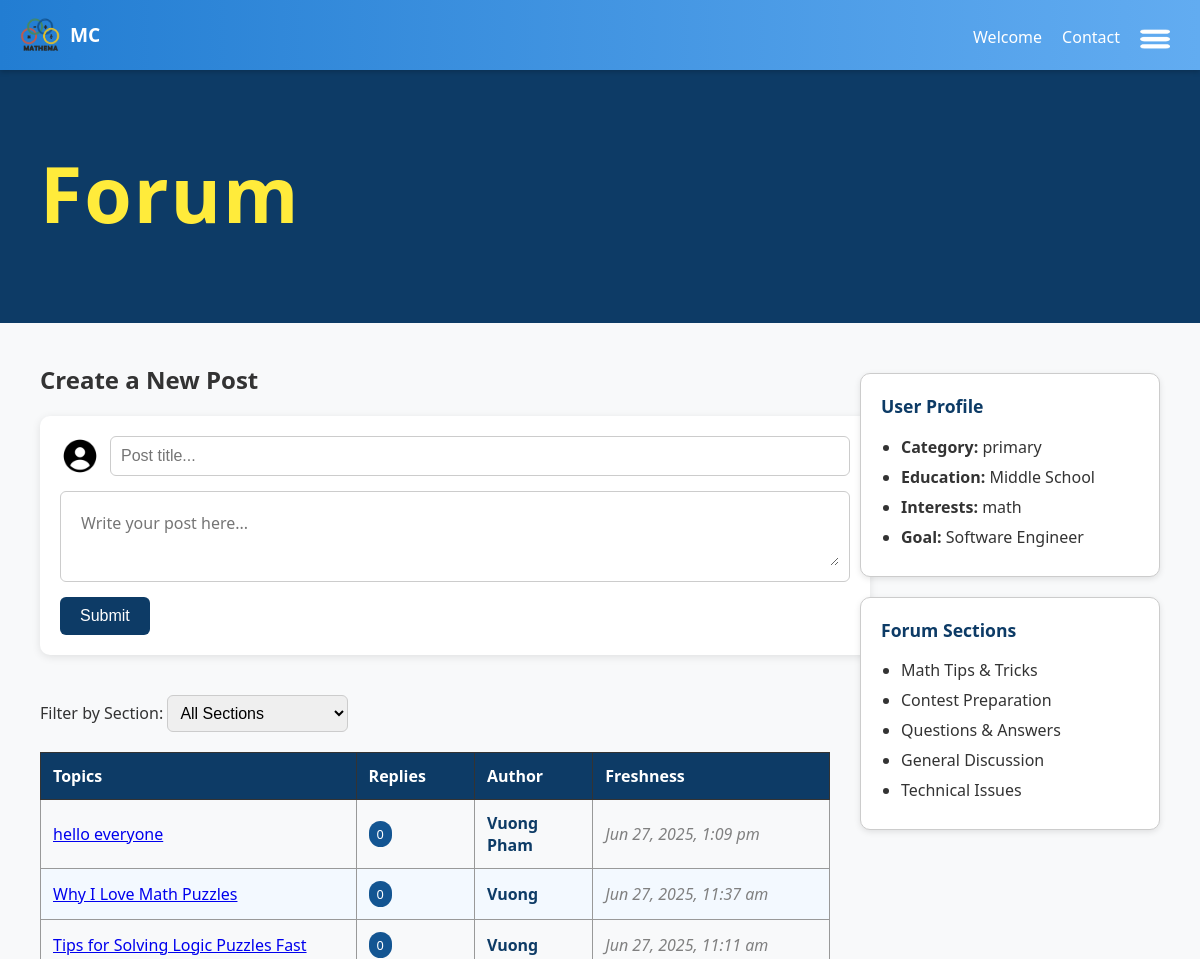
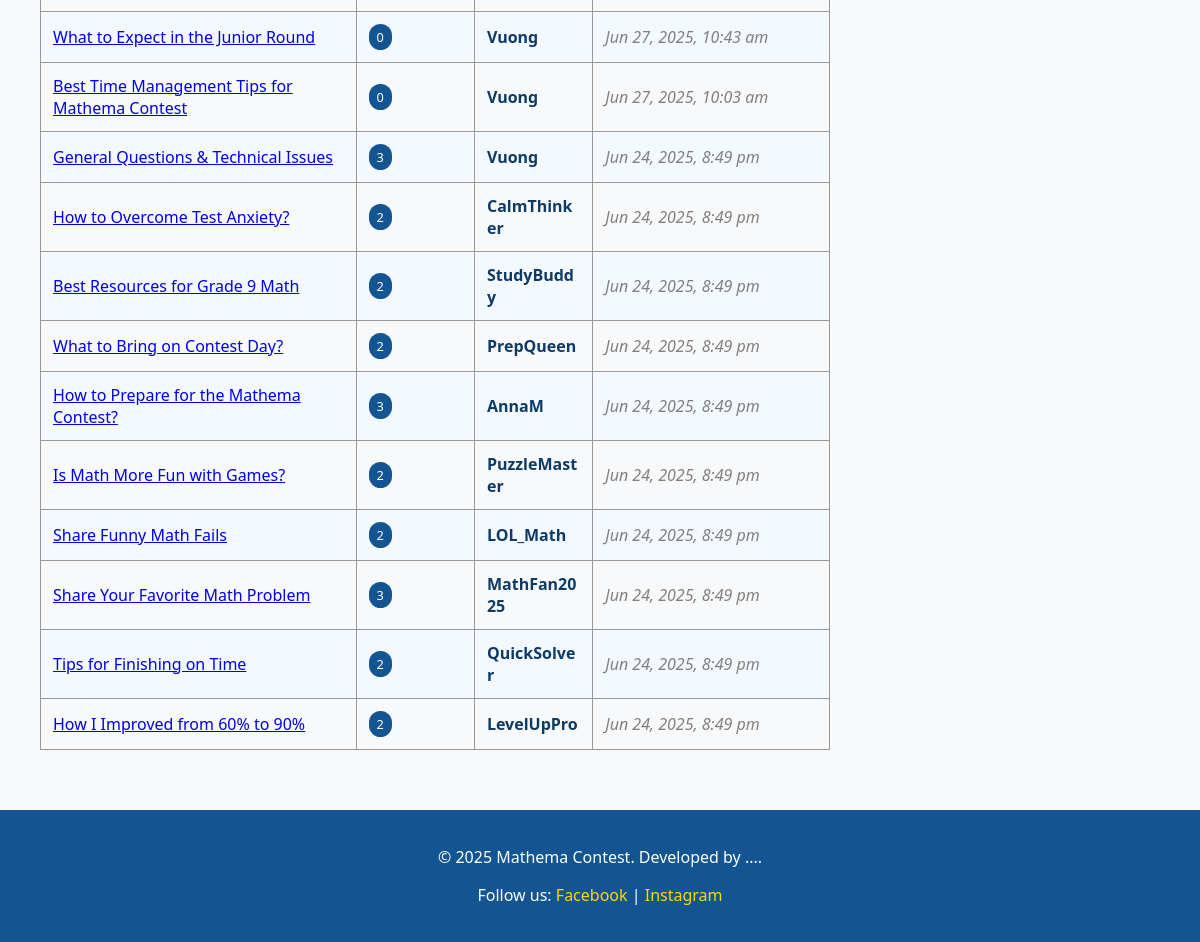
/Forum/forum.php (signed in), run on the app's committed database (2 pictures, top to bottom).
### tables this page shows
CREATE TABLE `topics` (
  `id` int(11) NOT NULL,
  `title` varchar(255) NOT NULL,
  `author` varchar(100) NOT NULL,
  `category` varchar(100) DEFAULT NULL,
  `created_at` datetime DEFAULT CURRENT_TIMESTAMP,
  `description` text
);

CREATE TABLE `user_profiles` (
  `id` int(11) NOT NULL,
  `user_id` int(11) NOT NULL,
  `education` varchar(255) DEFAULT NULL,
  `interests` text,
  `goals` text,
  `created_at` datetime DEFAULT CURRENT_TIMESTAMP,
  `category` varchar(50) DEFAULT NULL
);

### Forum/forum.php (the view, shortened to what this page needs)
<!DOCTYPE html>
<?php
require_once "pdo.php";
?>
<html lang="en">
<head>
  <link rel="stylesheet" href="css/forumCSS.css" />
  <link rel="stylesheet" href="css/headerStyle.css" />
</head>
<body>
  <header>
    <div class="leftSide">
      <div class="logo">
        <a href="index.html">
          <img class="logoImg" src="images/logo.png" alt="Logo"> MC
        </a>
      </div>
    </div>
    <div class="rightSide">
      <nav>
        <ul class="navList">
          <li class="navigateEle"><a href="welcome.html">Welcome</a></li>
          <li class="navigateEle"><a href="contact.html">Contact</a></li>
          <li class="dropdown">
            <img src="images/more.png" alt="More Menu">
          </li>
        </ul>
      </nav>
    </div>
  </header>
    <div class="forumBoard">
      <h1>Forum</h1>
    </div>
  <main>
    <div class="forumLayout">
      <div class="leftContent">
        <section>
          <h2>Create a New Post</h2>
          <form action="submit-topic.php" method="POST" class="postDiv">
            <div class="avatarAndTitle">
              <img src="images/avatar.png" alt="User Avatar" />
              <input type="text" name="title" placeholder="Post title..." required />
            </div>
            <div class="postContent">
              <textarea name="message" placeholder="Write your post here..." required></textarea>
            </div>
            <button type="submit">Submit</button>
          </form>
        </section>
        <section class="postTable">
          <label for="filter">Filter by Section:</label>
          <select id="filter" class="categoryFilter">
            <option value="all">All Sections</option>
          </select>
          <table>
            <colgroup>
              <col style="width: 40%;">
              <col style="width: 15%;">
              <col style="width: 15%;">
              <col style="width: 30%;">
            </colgroup>
            <thead>
              <tr class="headerTable">
                <th>Topics</th>
                <th>Replies</th>
                <th>Author</th>
                <th>Freshness</th>
              </tr>
            </thead>
            <?php
              $stmt = $pdo->query("SELECT t.id, t.title, t.author, COUNT(r.id) AS reply_count, MAX(t.created_at) AS freshness
              FROM topics t
              LEFT JOIN replies r ON t.id = r.topic_id
              GROUP BY t.id
              ORDER BY freshness DESC");
              while ($row = $stmt->fetch(PDO::FETCH_ASSOC)) {
                $title = htmlspecialchars($row['title']);
                $author = htmlspecialchars($row['author']);
                $reply_count = $row['reply_count'];
                $freshness = $row['freshness'] ? date("M j, Y, g:i a", strtotime($row['freshness'])) : "No replies";
                echo "<tr>
                        <td><a href='forumTopic.php?id={$row['id']}'>$title</a></td>
                        <td><span class='badge'>$reply_count</span></td>
                        <td><strong>$author</strong></td>
                        <td><em>$freshness</em></td>
                      </tr>";
              }
            ?>
          </table>
        </section>
      </div>
      <aside class="forumSidebar">
        <article class="sidebarBox">
          <h3>User Profile</h3>
          <ul>
            <?php
            if (isset($_SESSION['user_id'])) {
                $stmt = $pdo->prepare("SELECT category, education, interests, goals FROM user_profiles WHERE user_id = ?");
                $stmt->execute([$_SESSION['user_id']]);
                $profile = $stmt->fetch(PDO::FETCH_ASSOC);
                if ($profile) {
                    echo "<li><strong>Category:</strong> " . htmlspecialchars($profile['category']) . "</li>";
                    echo "<li><strong>Education:</strong> " . htmlspecialchars($profile['education']) . "</li>";
                    echo "<li><strong>Interests:</strong> " . htmlspecialchars($profile['interests']) . "</li>";
                    echo "<li><strong>Goal:</strong> " . htmlspecialchars($profile['goals']) . "</li>";
                } else {
                    echo "<li><em>Your profile is not completed yet.</em></li>";
                }
            } else {
                echo "<li><em>You are not logged in.</em></li>";
            }
            ?>
          </ul>
        </article>
        <article class="sidebarBox">
          <h3>Forum Sections</h3>
          <ul>
            <li>Math Tips & Tricks</li>
            <li>Contest Preparation</li>
            <li>Questions & Answers</li>
            <li>General Discussion</li>
            <li>Technical Issues</li>
          </ul>
        </article>
      </aside>
    </div>
  </main>
  <footer>
    <p>&copy; 2025 Mathema Contest. Developed by ....</p>
    <p>Follow us:
      <a href="#">Facebook</a> | <a href="#">Instagram</a>
    </p>
  </footer>
</body>
</html>

### Forum/css/forumCSS.css (style rules this page uses)
body { margin: 0; font-family: 'Segoe UI', Tahoma, Geneva, Verdana, sans-serif; background-color: white; color: #212529; }
.postDiv { background: white; padding: 20px; width: 100%; max-width: 800px; border-radius: 10px; box-shadow: 0 2px 8px rgba(0,0,0,0.1); }
.avatarAndTitle { display: flex; align-items: center; margin-bottom: 15px; }
.avatarAndTitle img { width: 40px; height: 40px; object-fit: cover; margin-right: 10px; }
.avatarAndTitle input[type="text"] { border: 1px solid #ccc; border-radius: 6px; padding: 10px; font-size: 1rem; width: 100%; box-sizing: border-box; }
.postContent { border: 1px solid #ccc; border-radius: 6px; margin-bottom: 15px; padding: 10px; }
.postContent textarea { width: 100%; border: none; resize: vertical; min-height: 40px; font-size: 1rem; font-family: inherit; outline: none; padding: 10px; box-sizing: border-box; }
.postDiv button { background-color: #0d3b66; color: white; padding: 10px 20px; font-size: 1rem; border: none; border-radius: 6px; cursor: pointer; }
.postTable { width: 100%; max-width: 900px; overflow-x: auto; }
.postTable table { width: 100%; border-collapse: collapse; table-layout: fixed; }
.headerTable th { background-color: #0d3b66; color: white; padding: 12px; border: 1px solid #333; text-align: left; }
.postTable td { padding: 12px; border: 1px solid #999; word-wrap: break-word; }
.postTable tr:nth-child(even) { background-color: #f3f9ff; }
.forumLayout { display: flex; justify-content: space-between; gap: 30px; flex-wrap: wrap; padding-left: 20px; padding-right: 20px; }
.leftContent { flex: 1 1 65%; display: flex; flex-direction: column; gap: 30px; }
.forumSidebar { flex: 1 1 30%; max-width: 300px; margin-top: 30px; }
.sidebarBox { background-color: #ffffff; border: 1px solid #ccc; border-radius: 10px; padding: 20px; margin-bottom: 20px; box-shadow: 0 2px 6px rgba(0,0,0,0.1); }
.sidebarBox h3 { margin-top: 0; font-size: 1.1rem; color: #0d3b66; }
.sidebarBox ul { padding-left: 20px; margin: 0; }
.sidebarBox li { margin-bottom: 8px; }
.forumBoard { background-color: #0d3b66; color: #ffeb3b; padding: 20px 40px; text-align: left; font-size: 2.4rem; font-weight: bold; letter-spacing: 2px; border-bottom: 5px solid #0d3b66; }
.badge { background-color: #135592; color: white; border-radius: 12px; padding: 4px 8px; font-size: 0.8rem; display: inline-block; }
.categoryFilter { margin: 10px 0 20px; padding: 8px; font-size: 1rem; border-radius: 6px; border: 1px solid #ccc; }
.postTable td:nth-child(3) { font-weight: bold; color: #0d3b66; }
.postTable td:nth-child(4) { font-style: italic; color: gray; }

### Forum/css/headerStyle.css (style rules this page uses)
body { font-family: 'Segoe UI', sans-serif; background-color: #f8f9fa; margin: 0; padding: 0; color: #333; }
main { padding: 20px; }
header { background: linear-gradient(90deg, #227dd2, #62acf1); color: white; padding: 10px 20px; display: flex; justify-content: space-between; align-items: center; box-shadow: 0 2px 5px rgba(0, 0, 0, 0.2); position: sticky; top: 0; z-index: 1000; height: 50px; }
.leftSide .logo a { display: flex; align-items: center; color: white; text-decoration: none; font-weight: bold; font-size: 1.2rem; }
.logoImg { width: 40px; height: auto; margin-right: 10px; cursor: pointer; }
.navList { list-style: none; margin: 0; padding: 0; display: flex; }
.navigateEle { margin-left: 20px; margin-top: 10px; }
.navigateEle a { color: white; text-decoration: none; font-weight: 500; }
.dropdown { position: relative; margin-left: 20px; }
.dropdown img { height: 20px; width: 30px; margin-right: 10px; margin-top: 13px; cursor: pointer; }
footer { background-color: #135592; color: white; text-align: center; padding: 20px 10px; margin-top: 40px; }
footer a { color: #ffd700; text-decoration: none; }

### data on the page
topics: title "hello everyone", reply_count "0", author "Vuong Pham", freshness "Jun 27, 2025, 1:09 pm"
topics: title "Why I Love Math Puzzles", reply_count "0", author "Vuong", freshness "Jun 27, 2025, 11:37 am"
topics: title "Tips for Solving Logic Puzzles Fast", reply_count "0", author "Vuong", freshness "Jun 27, 2025, 11:11 am"
topics: title "What to Expect in the Junior Round", reply_count "0", author "Vuong", freshness "Jun 27, 2025, 10:43 am"
topics: title "Best Time Management Tips for Mathema Contest", reply_count "0", author "Vuong", freshness "Jun 27, 2025, 10:03 am"
topics: title "General Questions & Technical Issues", reply_count "3", author "Vuong", freshness "Jun 24, 2025, 8:49 pm"
topics: title "How to Overcome Test Anxiety?", reply_count "2", author "CalmThinker", freshness "Jun 24, 2025, 8:49 pm"
topics: title "Best Resources for Grade 9 Math", reply_count "2", author "StudyBuddy", freshness "Jun 24, 2025, 8:49 pm"
topics: title "What to Bring on Contest Day?", reply_count "2", author "PrepQueen", freshness "Jun 24, 2025, 8:49 pm"
topics: title "How to Prepare for the Mathema Contest?", reply_count "3", author "AnnaM", freshness "Jun 24, 2025, 8:49 pm"
topics: title "Is Math More Fun with Games?", reply_count "2", author "PuzzleMaster", freshness "Jun 24, 2025, 8:49 pm"
topics: title "Share Funny Math Fails", reply_count "2", author "LOL_Math", freshness "Jun 24, 2025, 8:49 pm"
topics: title "Share Your Favorite Math Problem", reply_count "3", author "MathFan2025", freshness "Jun 24, 2025, 8:49 pm"
topics: title "Tips for Finishing on Time", reply_count "2", author "QuickSolver", freshness "Jun 24, 2025, 8:49 pm"
topics: title "How I Improved from 60% to 90%", reply_count "2", author "LevelUpPro", freshness "Jun 24, 2025, 8:49 pm"
user_profiles: category "primary", education "Middle School", interests "math", goals "Software Engineer"
